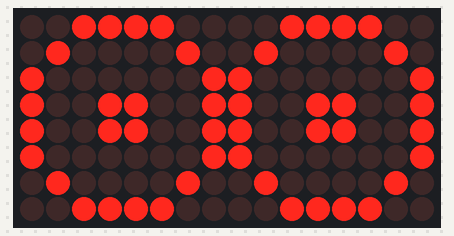
This sketch was run on a simulated Arduino Uno, built with avr-gcc and run on an emulated ATmega328P. Shown: 16×8 LED matrix. Random numbers use the default seed unless the sketch sets one.

Above: at 0.1 s.
At 9.3 s:
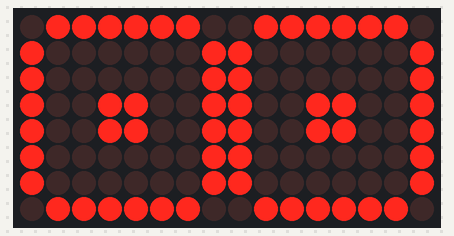
At 15.8 s:
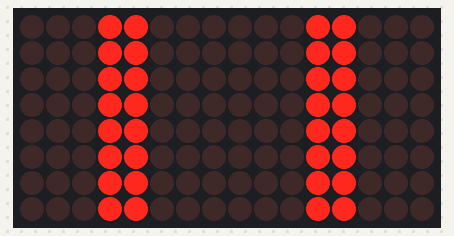
At 22.6 s:
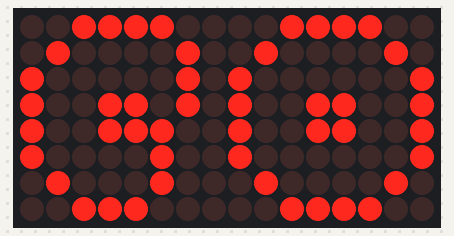
At 33.91 s:
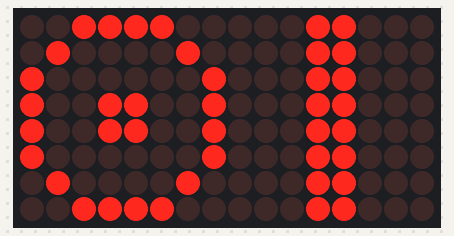
At 36.1 s:
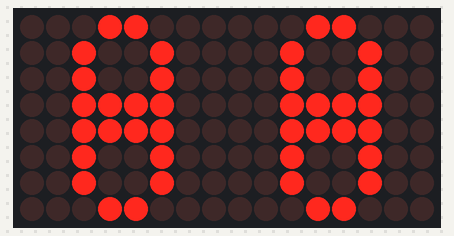

Measured:
- what the display in image 1 shows lasts 1.0 s, from 9.3 s to 10.3 s

The sketch:

_3_0_bender_eyes.ino
```cpp
/*
  LED bender eyes
uses 2 8x8 led matrixes controlled by max7219s
  created 9-10-2021 (2021-10-8)
  by Benajmin Gibbs
modified 9-10-2021
v2.0
updated but the way ive coded eye movement means i cant show another expression
v2.1
updating eye movement to fix above
v3.0
completely rewriting to have the outside eye in arrays rather than previous bitshifting
eyes will be independant
*/
#include "LedControl.h"

int loadPin = 9;          // cs pin
int clockPin = 8;          // clk
int dataPin = 10;           // din pin
LedControl lc = LedControl(10,8,9,2);
bool firstRun = true;
// bitmaps
const byte outsideEyeNormal[] = {
  B00111100, B01000010, B10000001, B10000001, B10000001, B10000001, B01000010, B00111100
};
const byte outsideEyeAngry[] = {
  B00111100, B01000010, B10000001, B10000001, B10000001, B10000010, B01000100, B00111000
};
const byte outsideEyeQuizzical[] = {
  B00111100, B01000010, B10000010, B10000010, B10000100, B10000100, B01000100, B00111000
};
const byte outsideEyeNarrow[] = {
  B00011000, B00100100, B00100100, B00100100, B00100100, B00100100, B00100100, B00011000
};
const byte blinking[] ={
  B00011000, B00011000, B00011000, B00011000, B00011000, B00011000, B00011000, B00011000
};
const byte outsideEyeWide[] = {
  B01111110, B10000001, B10000001, B10000001, B10000001, B10000001, B10000001, B01111110
};

int pause = 1000;
int winkBlinkPause = 200;
void setup() {
lc.shutdown(0,false);
lc.setIntensity(0, 2);
lc.shutdown(1,false);
lc.setIntensity(1, 2);
randomSeed(analogRead(0));
}
void loop() {
outlineNormal();
delay(pause);
int randomNumber = random(1, 13);
	switch(randomNumber){
	case 1:
	doubleBlink();
	break;
	case 2:
	shifty();
	break;
	case 3:
	outlineNarrow();
	break;
	case 4:
	outlineAngry();
	break;
	case 5:
	eyesLeft(pause);
	break;
	case 6:
	eyesRight(pause);
	break;
	case 7:
	eyesUp();
	break;
	case 8:
	eyesDown;
	break;
	case 9:
	blink();
	break;
	case 10:
	wink();
	break;
	case 11:
	outlineWide();
	break;
	case 12:
	quizzical();
	break;
	}
}

void shifty(){
outlineNarrow();
for (int i = 0; i <= 2; i++){
		eyesLeft(200);
		eyesCenter();
		eyesRight(200);
		eyesCenter();
	}
}

void outlineNormal(){
	for (int board = 0; board <= 1; board++){
		for (int i = 0; i <= 7; i++){
		lc.setRow(board, i, outsideEyeNormal[i]);
		}
	}
eyesCenter();
delay(pause);
}

void outlineWide(){
	for (int board = 0; board <= 1; board++){
		for (int i = 0; i <= 7; i++){
		lc.setRow(board, i, outsideEyeWide[i]);
		}
	}
eyesCenter();
delay(pause);
}

void outlineAngry(){
	for (int i = 0; i <= 7; i++){
		lc.setRow(0, i, outsideEyeAngry[i]);
	}
	int r = 7;
	for (int i = 0; i <= 7; i++){
		lc.setRow(1, i, outsideEyeAngry[r]);
		r--;
	}
eyesCenter();
delay(pause);
}

void outlineNarrow(){
	for (int board = 0; board <= 1; board++){
		for (int i = 0; i <= 7; i++){
			lc.setRow(board, i, outsideEyeNarrow[i]);
		}
	eyesCenter();
	}
delay(pause);
}

void blink(){
	for (int board = 0; board <= 1; board++){
		for (int i = 0; i <= 7; i++){
			lc.setRow(board, i, blinking[i]);
			}
	}
delay(winkBlinkPause);
}

void doubleBlink(){
blink();
outlineNormal();
blink();
}

void wink(){
	for (int i = 0; i <= 7; i++){
		lc.setRow(1, i, blinking[i]);
	}
delay(winkBlinkPause);
}

void quizzical(){
	for (int i = 0; i <= 7; i++){
		lc.setRow(0, i, outsideEyeQuizzical[i]);
		lc.setRow(1, i, outsideEyeNormal[i]);
	}
eyesCenter();
delay(pause);
}

void eyesLeft(int eyePause){
eyesCenter();
for (int board = 0; board <= 1; board++){
lc.setLed(board, 4, 3, false);
lc.setLed(board, 4, 4, false);
lc.setLed(board, 3, 3, true);
lc.setLed(board, 3, 4, true);
lc.setLed(board, 2, 3, true);
lc.setLed(board, 2, 4, true);
	}
delay(eyePause);
}

void eyesRight(int eyePause){
eyesCenter();
for (int board = 0; board <= 1; board++){
lc.setLed(board, 3, 3, false);
lc.setLed(board, 3, 4, false);
lc.setLed(board, 4, 3, true);
lc.setLed(board, 4, 4, true);
lc.setLed(board, 5, 3, true);
lc.setLed(board, 5, 4, true);
	}
delay(eyePause);
}

void eyesCenter(){
	for (int board = 0; board <= 1; board++){
		lc.setLed(board, 5, 3, false);
		lc.setLed(board, 5, 4, false);
		lc.setLed(board, 4, 3, true);
		lc.setLed(board, 4, 4, true);
		lc.setLed(board, 3, 3, true);
		lc.setLed(board, 3, 4, true);
		lc.setLed(board, 2, 3, false);
		lc.setLed(board, 2, 4, false);
	}
}

void eyesDown(){
eyesCenter();
for (int board = 0; board <= 1; board++){
		lc.setLed(board, 3, 4, false);
		lc.setLed(board, 4, 4, false);
		lc.setLed(board, 3, 3, true);
		lc.setLed(board, 4, 3, true);
		lc.setLed(board, 3, 2, true);
		lc.setLed(board, 4, 2, true);
	}
delay(pause);
}
void eyesUp(){
eyesCenter();
for (int board = 0; board <= 1; board++){
		lc.setLed(board, 3, 3, false);
		lc.setLed(board, 4, 3, false);
		lc.setLed(board, 3, 4, true);
		lc.setLed(board, 4, 4, true);
		lc.setLed(board, 3, 5, true);
		lc.setLed(board, 4, 5, true);
	}
delay(pause);
}
```
